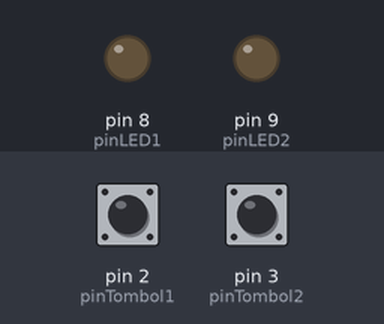
Bench run of a sketch on a simulated Arduino Uno, built with avr-gcc and run on an emulated ATmega328P. Parts: output pins drawn as LEDs (lit = HIGH). The inputs (shaded band) are chosen by the test bench; at power-on: pin 2 (pinTombol1) LOW, pin 3 (pinTombol2) LOW.

Above: at 1.2 s.
1.3 s: pin 2 (pinTombol1) pulled HIGH for 0.15 s
At 2.5 s:
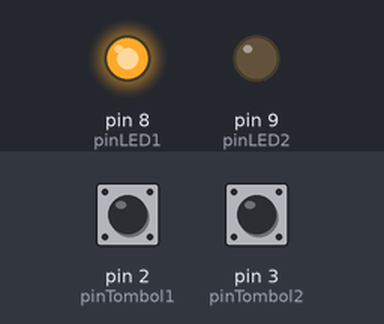
2.9 s: pin 3 (pinTombol2) pulled HIGH for 0.15 s
At 3.7 s:
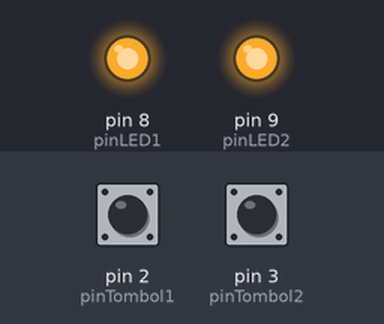
4.5 s: pin 2 (pinTombol1) pulled HIGH for 1 s
At 6.2 s:
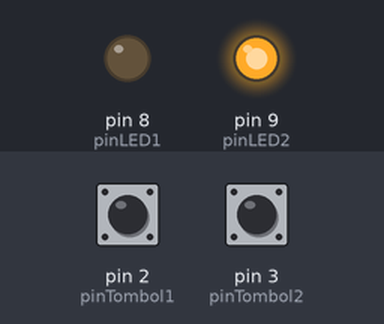
7.0 s: pin 2 (pinTombol1) pulled HIGH for 3.2 s
At 10.9 s:
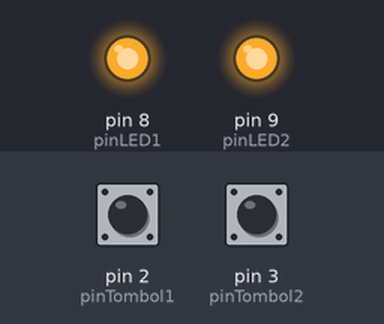
11.7 s: pin 3 (pinTombol2) pulled HIGH for 1 s
At 14.0 s:
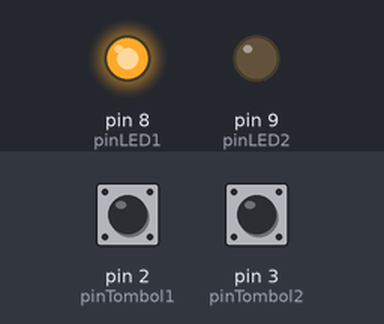
Timing chart, 0 to 15.2 s (numbered marks = the images above; inputs shaded):
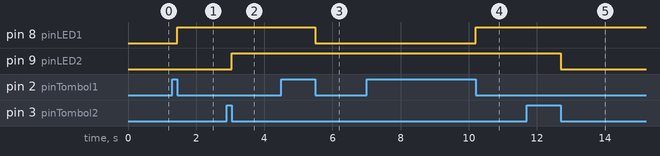

Measured:
- after the input at 1.3 s, pin 8 (pinLED1): LOW → HIGH after 0.15 s
- after the input at 2.9 s, pin 9 (pinLED2): LOW → HIGH after 0.15 s
- after the input at 4.5 s, pin 8 (pinLED1): HIGH → LOW after 1.0 s
- after the input at 7.0 s, pin 8 (pinLED1): LOW → HIGH after 3.2 s
- after the input at 11.7 s, pin 9 (pinLED2): HIGH → LOW after 1.0 s

The sketch:

2Led2Saklar_2_.ino
```cpp
const int pinTombol1 = 2;  // pin tombol 1
const int pinTombol2 = 3;  // pin tombol 2
const int pinLED1 = 8;    // pin LED 1
const int pinLED2 = 9;    // pin LED 2

bool statusAkhirTombol1 = LOW;
bool statusAkhirTombol2 = LOW;
bool statusLED1 = LOW;
bool statusLED2 = LOW;

void setup() {
  pinMode(pinLED1, OUTPUT);
  pinMode(pinLED2, OUTPUT);
  pinMode(pinTombol1, INPUT);
  pinMode(pinTombol2, INPUT);
}

void loop() {
  //LED 1
  bool statusTombol1 = digitalRead(pinTombol1);
  if (statusTombol1 != statusAkhirTombol1) {
    statusAkhirTombol1 = statusTombol1;
    if (statusTombol1 == LOW) {
      statusLED1 = (statusLED1 == HIGH) ? LOW: HIGH; // jika LED 1 saat ini dinyalakan (statusLED1 == HIGH), ditetapkan LOW. Jika LED1 dimatikan (statusLED1 != HIGH), ditetapkan HIGH.
      digitalWrite(pinLED1, statusLED1);
    }
  }

  // LED 2
  bool statusTombol2 = digitalRead(pinTombol2);
  if (statusTombol2 != statusAkhirTombol2) {
    statusAkhirTombol2 = statusTombol2;
    if (statusTombol2 == LOW) {
      statusLED2 = (statusLED2 == HIGH) ? LOW: HIGH;
      digitalWrite(pinLED2, statusLED2);
    }
  }
}
```
